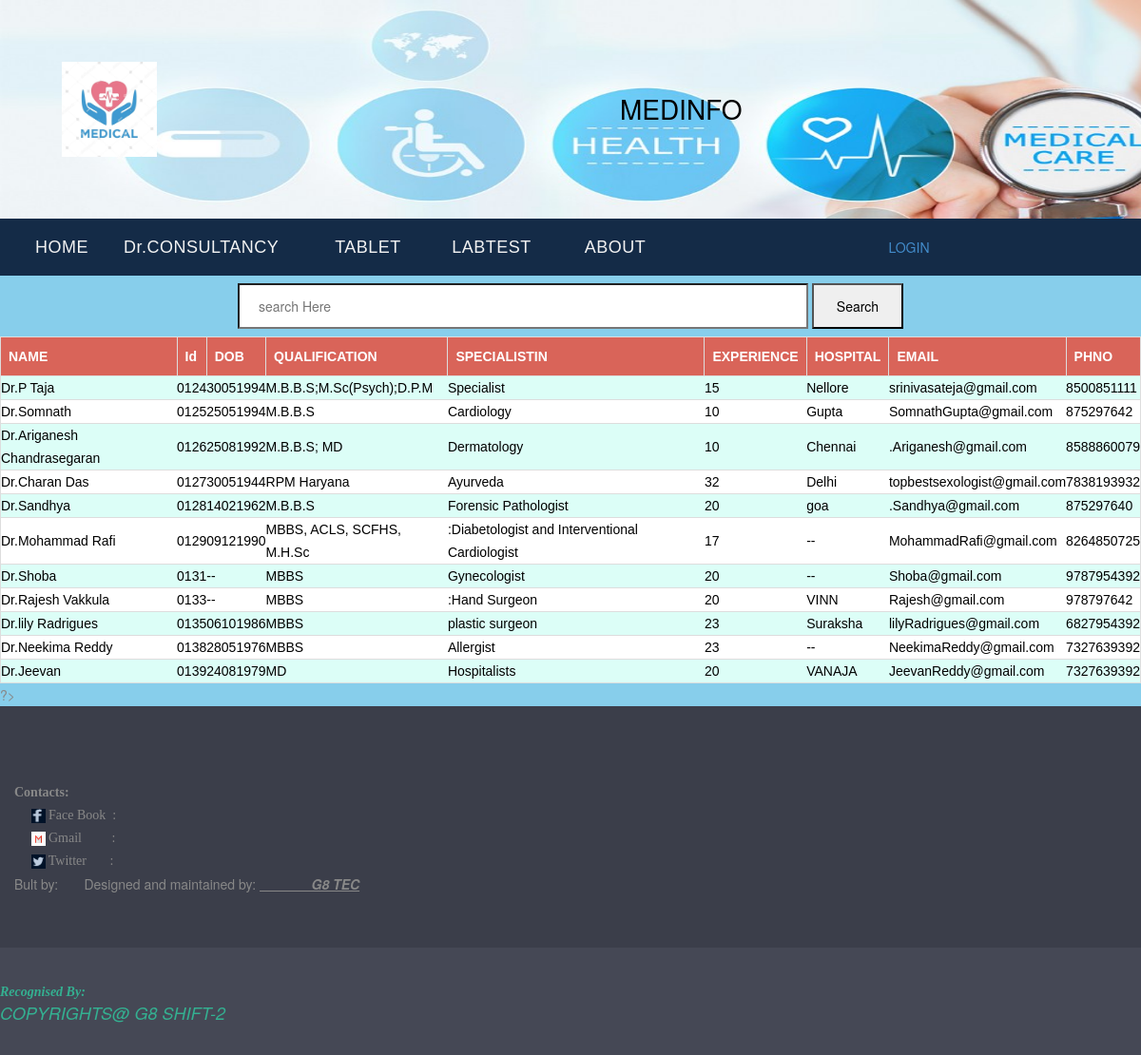
/doctor1.php, run on the app's committed database.
### tables this page shows
CREATE TABLE `mddoctor` (
  `NAME` varchar(255) NOT NULL,
  `ID` varchar(30) NOT NULL,
  `DOB` varchar(10) NOT NULL,
  `QUALIFICATION` varchar(255) NOT NULL,
  `SPECIALISTIN` varchar(255) NOT NULL,
  `EXPERIENCE` varchar(255) NOT NULL,
  `HOSPITAL` varchar(255) NOT NULL,
  `EMAIL` varchar(255) NOT NULL,
  `PHNO` varchar(14) NOT NULL,
  `MEDINFOUSERNAME` varchar(40) NOT NULL,
  `PASSWORD` varchar(16) NOT NULL
);

### doctinfoswow.php (the view, shortened to what this page needs)
<!DOCTYPE html>
<html>
<head>
</head>
<body>
<table class="pi">
<tr>
<th>NAME</th>
<th>Id</th>
<th>DOB</th>
<th>QUALIFICATION</th>
<th>SPECIALISTIN</th>
<th>EXPERIENCE</th>
<th>HOSPITAL</th>
<th>EMAIL</th>
<th>PHNO</th>
</tr>
<?php
$conn=mysqli_connect("localhost","root","","registration");
$sql="SELECT NAME,Id,DOB,QUALIFICATION,SPECIALISTIN,EXPERIENCE,HOSPITAL,EMAIL,PHNO from mddoctor";
$result=$conn->query($sql);
if($result->num_rows>0){
while($row=$result->fetch_assoc()){
echo"<tr><td>".$row["NAME"]."</td><td>".$row["Id"]."</td><td>".$row["DOB"]."</td><td>".$row["QUALIFICATION"]."</td><td>".$row["SPECIALISTIN"]."</td><td>".$row["EXPERIENCE"]."</td><td>".$row["HOSPITAL"]."</td><td>".$row["EMAIL"]."</td><td>".$row["PHNO"]."</td></tr>";
}
echo"</table>"	;
	}
	else{
	echo"0rows"	;
	}
?>
</body>
</html>

### doctor1.php (shortened to what this page needs)
<!DOCTYPE html>
<html lang="en">
  <head>
<link rel="stylesheet" type="text/css" href="doctor1.css">
    <link href="css/bootstrap.css" rel="stylesheet">
    <link rel="stylesheet" href="css/normalize.css">
    <link rel="stylesheet" href="css/custom-styles.css">
    <link rel="stylesheet" href="css/font-awesome.css">
  <link href='mainpage1.css' rel='stylesheet'>
  </head>
  <body>
   <header background="product.jpg">
   <table id="customers" >
        <td ><a class="navbar-brand" href="main.php"><img src="logo.jpeg" align="left" border="2px" width="100 height="100"></a></td>
        <td ><h1 style="text-align:left; color:black;">MEDINFO</h1></td>
    </table>
</header>
<nav class ="menu" style="height: 15%;">
<ul>
<li><a href="main.php">HOME</a></li>
        <li style="width: 16%;"><a href="doctor.php" >Dr.CONSULTANCY</a></li>
        <li><a href="tablet.php">TABLET</a></li>
        <li><a href="labtest.php">LABTEST</a></li>
        <li><a href="about.php">ABOUT</a></li>
        <?php if (isset($_SESSION['usr_id'])) { ?>
        <li><?php echo $_SESSION['usr_name']; ?>
                <a href="logout.php">Log Out</a></li>
        <li><?php } else { ?>
        <a href="login.php">LOGIN</a>
        <?php } ?></li></ul>
 </nav>
<center>
<form method="POST" action='<?php echo htmlentities($_SERVER["PHP_SELF"]);  ?>' >
<input type ="text" name="search" class ="search" placeholder ="search Here">
<input type ="submit" class ="submit" name="submit" value ="Search"></form>
</center>
</html>
<!DOCTYPE html>
<html>
<body>
<?php
if(isset($_REQUEST['submit'])){
include('doctnameshow.php');
}
else{
include('doctinfoswow.php');
}
?>
</body>
</html>
<html>
      <div class="footer-wrapper">
        <div class="site-content">
      <div class="container">
        <div class="row">
        <table >
   <tr>
    <th><br></th>
  </tr>
  <tr>
    <th style="font-family:lexia;">Contacts:</th>
  </tr>
  <tr>
    <td style="font-family:lexia;"> &nbsp  &nbsp &nbsp<img src="facebooklogo.png" height="15" width=15"> Face Book &nbsp:</td>
  </tr>
  <tr>
    <td style="font-family:lexia;">&nbsp  &nbsp &nbsp<img src="mail.jpg" height="15" width="15"> Gmail &nbsp  &nbsp&nbsp &nbsp  &nbsp:</td>
  </tr>
  <tr>
    <td style="font-family:lexia;">&nbsp  &nbsp &nbsp<img src="twitterlogo.png" height="15" width="15"> Twitter &nbsp &nbsp  &nbsp :</td>
   </tr>
</table></center>
<th bgcolor="pink" style="font-family:lexia;">Bult by:</th>
  <td bgcolor="pink" style="color:blue; font-family:lexia;">&nbsp  &nbsp &nbsp Designed and maintained by:</td>
   <td bgcolor="pink"><b><i><u> &nbsp  &nbsp &nbsp &nbsp &nbsp &nbsp &nbsp G8 TEC</u></td>
        </div>
        </div>
      </div>
      <div class="copy-rights">
        <td style="font-family:lexia;">Recognised By:</td>
  <td><H4>COPYRIGHTS@ G8 SHIFT-2</H4></td>
      </div>
      </div>
  </body>
</html>

### css/custom-styles.css (style rules this page uses)
body { background: #e6e6e6; color: #888888; font-size: 14px; line-height: 24px; }
h1, h2, h3, h4, h5, h6 { margin: 0; }
.menu { text-align: center; background: #34b091; height: 52px; }
.footer-wrapper { background: #3b3e4a; }
.site-content { padding: 55px 0; overflow: hidden; }
.copy-rights { color: #34b091;font-family: 'source_sans_proregular'; background: #454855; padding: 35px 0; }

### mainpage1.css (style rules this page uses)
#customers { font-family: "Trebuchet MS", Arial, Helvetica, sans-serif; border-collapse: collapse; width: 100%; padding: 30px; background-image: url("product.jpg"); background-repeat: no-repeat; background-size: 1350px 250px; }
#customers td, #customers th { padding: 50px; }
input[type=text] { width: 50%; padding: 12px 20px; margin: 8px 0; box-sizing: border-box; }
input[type=submit] { width: 8%; padding: 12px 20px; margin: 8px 0; box-sizing: border-box; }
.menu { width: 15%; }

### doctor1.php (style rules this page uses)
body { background-color:skyblue; margin:0; }
* { margin:0; padding:0; }
.menu { width:100%; background:#142b47; overflow:auto; }
.menu ul { margin:0; padding:0; list-style:none; line-height:60px; }
.menu li { float:left; }
.menu ul li a { background:#142b47; text-decoration:none; width:130px; display:block; text-align:center; color:#f2f2f2; font-size:18px; font-family:sans-serif; letter-spacing:0.5px; }

### doctinfoswow.php (style rules this page uses)
.pi { font-family: arial, sans-serif; border-collapse: collapse; width: 100%; }
.pi th { border: 1px solid #dddddd; text-align: left; padding: 8px; background-color:#d96459; color:white; }
.pi tr:nth-child(even) { border: 1px solid #dddddd; text-align: left; padding: 8px; color:black; background-color:#DCFEF7; }
.pi tr:nth-child(odd) { border: 1px solid #dddddd; text-align: left; padding: 8px; color:black; background-color:#ffff; }

### data on the page
mddoctor: NAME "Dr.P Taja", ID "0124", DOB "30051994", QUALIFICATION "M.B.B.S;M.Sc(Psych);D.P.M", SPECIALISTIN "Specialist", EXPERIENCE "15", HOSPITAL "Nellore", EMAIL "srinivasateja@gmail.com", PHNO "8500851111"
mddoctor: NAME "Dr.Somnath", ID "0125", DOB "25051994", QUALIFICATION "M.B.B.S", SPECIALISTIN "Cardiology", EXPERIENCE "10", HOSPITAL "Gupta", EMAIL "SomnathGupta@gmail.com", PHNO "875297642"
mddoctor: NAME "Dr.Ariganesh Chandrasegaran", ID "0126", DOB "25081992", QUALIFICATION "M.B.B.S; MD", SPECIALISTIN "Dermatology", EXPERIENCE "10", HOSPITAL "Chennai", EMAIL ".Ariganesh@gmail.com", PHNO "8588860079"
mddoctor: NAME "Dr.Charan Das", ID "0127", DOB "30051944", QUALIFICATION "RPM Haryana", SPECIALISTIN "Ayurveda", EXPERIENCE "32", HOSPITAL "Delhi", EMAIL "topbestsexologist@gmail.com", PHNO "7838193932"
mddoctor: NAME "Dr.Sandhya", ID "0128", DOB "14021962", QUALIFICATION "M.B.B.S", SPECIALISTIN "Forensic Pathologist", EXPERIENCE "20", HOSPITAL "goa", EMAIL ".Sandhya@gmail.com", PHNO "875297640"
mddoctor: NAME "Dr.Mohammad Rafi", ID "0129", DOB "09121990", QUALIFICATION "MBBS, ACLS, SCFHS, M.H.Sc", SPECIALISTIN ":Diabetologist and Interventional Cardiologist", EXPERIENCE "17", HOSPITAL "--", EMAIL "MohammadRafi@gmail.com", PHNO "8264850725"
mddoctor: NAME "Dr.Shoba", ID "0131", DOB "--", QUALIFICATION "MBBS", SPECIALISTIN "Gynecologist", EXPERIENCE "20", HOSPITAL "--", EMAIL "Shoba@gmail.com", PHNO "9787954392"
mddoctor: NAME "Dr.Rajesh Vakkula", ID "0133", DOB "--", QUALIFICATION "MBBS", SPECIALISTIN ":Hand Surgeon", EXPERIENCE "20", HOSPITAL "VINN", EMAIL "Rajesh@gmail.com", PHNO "978797642"
mddoctor: NAME "Dr.lily Radrigues", ID "0135", DOB "06101986", QUALIFICATION "MBBS", SPECIALISTIN "plastic surgeon", EXPERIENCE "23", HOSPITAL "Suraksha", EMAIL "lilyRadrigues@gmail.com", PHNO "6827954392"
mddoctor: NAME "Dr.Neekima Reddy", ID "0138", DOB "28051976", QUALIFICATION "MBBS", SPECIALISTIN "Allergist", EXPERIENCE "23", HOSPITAL "--", EMAIL "NeekimaReddy@gmail.com", PHNO "7327639392"
mddoctor: NAME "Dr.Jeevan", ID "0139", DOB "24081979", QUALIFICATION "MD", SPECIALISTIN "Hospitalists", EXPERIENCE "20", HOSPITAL "VANAJA", EMAIL "JeevanReddy@gmail.com", PHNO "7327639392"
